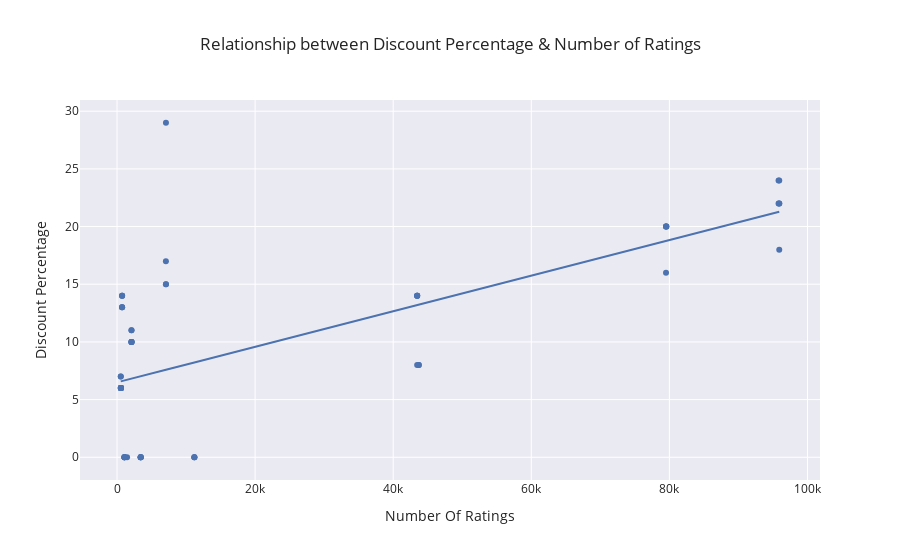

Source (notebook cell):
### Markdown cell above
Now we can clearly see why iPhone 8 Plus is the most popular product. The price of iPhone 8 Plus is significantly lower than other generations

### Code cell
# Relationship between discount percentage & number of rating (number of sales)
fig=px.scatter(data,
               x='Number Of Ratings',
               y='Discount Percentage',
               title='Relationship between Discount Percentage & Number of Ratings',
               trendline='ols',
               template='seaborn'
              )
fig.show()

### Figure 1 — Plotly figure (JSON) as saved in the notebook; plotly's stock layout.template omitted (floating-point values rounded to 4 significant figures)
{"data": [{"hovertemplate": "Number Of Ratings=%{x}<br>Discount Percentage=%{y}<extra></extra>", "legendgroup": "", "marker": {"color": "rgb(76,114,176)", "symbol": "circle"}, "mode": "markers", "name": "", "orientation": "v", "showlegend": false, "type": "scatter", "x": [3431, 3431, 3431, 11202, 11202, 3431, 3431, 11202, 1454, 79512, 79512, 79582, 79512, 79512, 1078, 1078, 1078, 1078, 7088, 7088, 1078, 7088, 7081, 95909, 542, 580, 740, 545, 740, 2101, 545, 580, 580, 730, 730, 2101, 2101, 580, 740, 580, 2092, 545, 2101, 2092, 2101, 740, 545, 580, 580, 580, 43707, 43707, 95807, 95909, 95807, 95909, 43470, 95909, 43470, 43470, 43470, 43470], "xaxis": "x", "y": [0, 0, 0, 0, 0, 0, 0, 0, 0, 20, 16, 20, 20, 20, 0, 0, 0, 0, 29, 15, 0, 15, 17, 18, 6, 6, 13, 6, 14, 10, 7, 6, 6, 13, 13, 10, 10, 6, 14, 6, 10, 6, 11, 11, 10, 14, 7, 6, 6, 6, 8, 8, 24, 22, 22, 22, 8, 24, 14, 14, 14, 14], "yaxis": "y"}, {"hovertemplate": "<b>OLS trendline</b><br>Discount Percentage = 0.000154292 * Number Of Ratings + 6.49233<br>R<sup>2</sup>=0.468988<br><br>Number Of Ratings=%{x}<br>Discount Percentage=%{y} <b>(trend)</b><extra></extra>", "legendgroup": "", "marker": {"color": "rgb(76,114,176)", "symbol": "circle"}, "mode": "lines", "name": "", "showlegend": false, "type": "scatter", "x": [542, 545, 545, 545, 545, 580, 580, 580, 580, 580, 580, 580, 580, 730, 730, 740, 740, 740, 740, 1078, 1078, 1078, 1078, 1078, 1454, 2092, 2092, 2101, 2101, 2101, 2101, 2101, 3431, 3431, 3431, 3431, 3431, 7081, 7088, 7088, 7088, 11202, 11202, 11202, 43470, 43470, 43470, 43470, 43470, 43707, 43707, 79512, 79512, 79512, 79512, 79582, 95807, 95807, 95909, 95909, 95909, 95909], "xaxis": "x", "y": [6.576, 6.576, 6.576, 6.576, 6.576, 6.582, 6.582, 6.582, 6.582, 6.582, 6.582, 6.582, 6.582, 6.605, 6.605, 6.607, 6.607, 6.607, 6.607, 6.659, 6.659, 6.659, 6.659, 6.659, 6.717, 6.815, 6.815, 6.816, 6.816, 6.816, 6.816, 6.816, 7.022, 7.022, 7.022, 7.022, 7.022, 7.585, 7.586, 7.586, 7.586, 8.221, 8.221, 8.221, 13.2, 13.2, 13.2, 13.2, 13.2, 13.24, 13.24, 18.76, 18.76, 18.76, 18.76, 18.77, 21.27, 21.27, 21.29, 21.29, 21.29, 21.29], "yaxis": "y"}], "layout": {"legend": {"tracegroupgap": 0}, "title": {"text": "Relationship between Discount Percentage & Number of Ratings"}, "xaxis": {"anchor": "y", "domain": [0, 1], "title": {"text": "Number Of Ratings"}}, "yaxis": {"anchor": "x", "domain": [0, 1], "title": {"text": "Discount Percentage"}}}}
